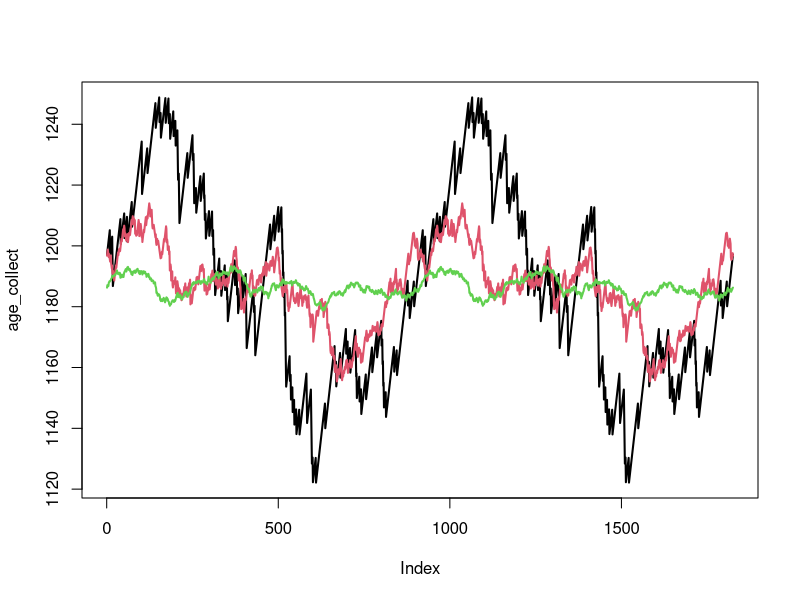
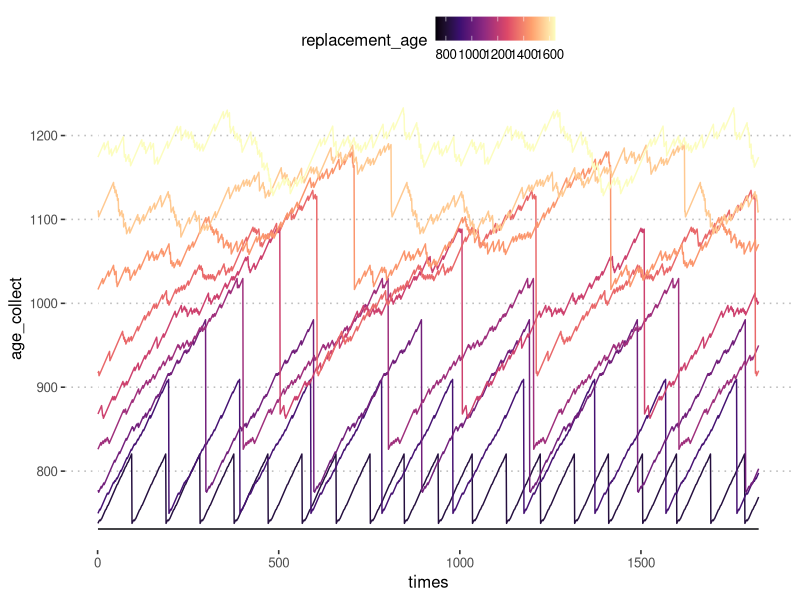
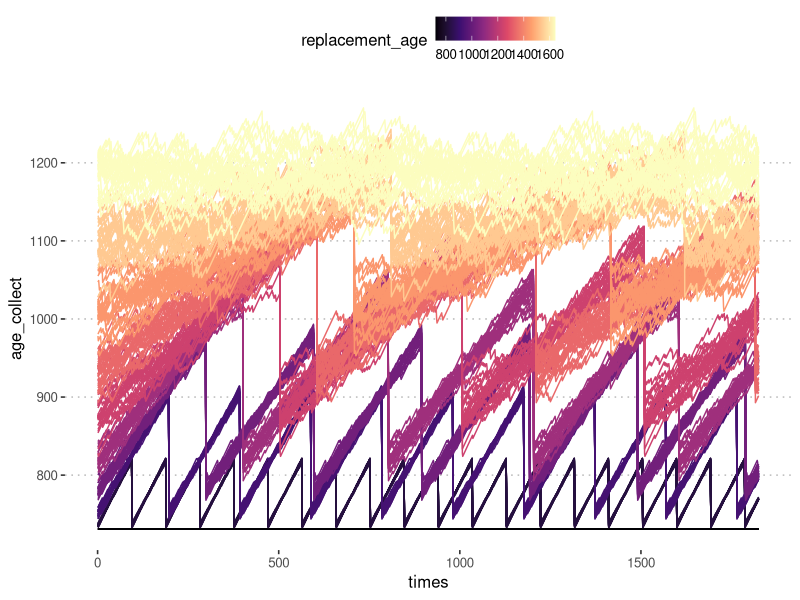

Reproduce these figures in R, in order.
# set.seed(250)
# set.seed(2022-08-06)
library(ggplot2)
library(magrittr)
library(tidyverse)

farm_model <- function(n_cows = 100, replacement_age = 1642) {
  # n_cows <- 100
  
  # Create the farm:
  farm <- data.frame(id = seq_len(n_cows),
                     age = round(runif(n_cows, 730, 1642)))
  
  # We want to simulate 5 years:
  end_time <- 5 * 365
  
  # Collect the mean age of the cows in herd over time:
  age_collect <- numeric(end_time)
  times <- seq_len(end_time)
  
  for (t in times)
  {
    # If cows reach the age of 1642,
    # they are replaced with a new cow that is 2 years old in DIM = 1:
    farm$age[farm$age >= replacement_age] <- 730
    
    # Add one day to the age of all the animals, for each simulated:
    farm$age <- farm$age + 1
    
    # Save the daily mean age of all cows:
    age_collect[t] <- mean(farm$age)
  }
  list(age_collect = age_collect, 
       times = times)
}

reps_farm_model <- function(repetitions = 100, 
                            n_cows = 100, replacement_age = 1642) {
  # doesn't work.
  # replicate(repetitions, farm_model(...), simplify = FALSE)
  replicate(repetitions, farm_model(n_cows, replacement_age), simplify = FALSE)
}

# plot(age_collect, type = "l", lwd = 2)
# points(age_collect[age_collect==1642])
# age_collect %>%
#   enframe(value = "age") %>%
#   ggplot() +
#   aes(name, age) +
#   # geom_step() +
#   geom_line() +
#   geom_point(data = . %>% filter(age == 1642 - 1)) +
#   ggpubr::theme_pubclean()

#' The mean age is never close to the threshold, as we are not recording each
#' individual cow.

plot.new()
age_collect <- farm_model(n_cows = 100)$age_collect
plot(age_collect, type = "l", lwd = 2, col = 1)
quantile(age_collect)
age_collect <- farm_model(n_cows = 500)$age_collect
lines(age_collect, type = "l", lwd = 2, col = 2)
quantile(age_collect)
age_collect <- farm_model(n_cows = 5e3)$age_collect
lines(age_collect, type = "l", lwd = 2, col = 3)
quantile(age_collect)

#' The variation decreases with increasing number of cows.

tibble(
  # replacement_age = c(800, 1000, 1200)
  replacement_age = seq.default(720 + 1, 1642, length.out = 10)
) %>% 
  # don't set the above to something greater than the replaced cow age, 
  # as in then we'd replace younger cows with much older ones
  mutate(stopifnot(all(replacement_age > 720))) %>% 
  rowwise() %>% 
  mutate(results = farm_model(replacement_age = replacement_age) %>% list()) %>%
  ungroup() %>%
  unnest_wider(results) %>% 
  unnest() %>% 
  glimpse() %>% 
  ggplot() + 
  aes(times, age_collect, group = replacement_age) + 
  geom_line(aes(color = replacement_age))+
  
  scale_color_viridis_c(option = "A") +
  ggpubr::theme_pubclean()


tibble(
  # replacement_age = c(800, 1000, 1200)
  replacement_age = seq.default(720 + 1, 1642, length.out = 10)
) %>% 
  # don't set the above to something greater than the replaced cow age, 
  # as in then we'd replace younger cows with much older ones
  mutate(stopifnot(all(replacement_age > 720))) %>% 
  rowwise() %>% 
  mutate(results = reps_farm_model(repetitions = 25, 
                                   replacement_age = replacement_age) %>% 
           
           enframe(name = "repetition", value = "results") %>% 
           list()) %>%
  ungroup() %>%
  unnest_wider(results) %>% 
  unnest() %>% 
  unnest_wider(results) %>% 
  unnest() %>% 
  glimpse() %>% 
  ggplot() + 
  aes(times, age_collect, group = interaction(repetition, replacement_age)) + 
  # geom_line(aes(color = repetition))+
  geom_line(aes(color = replacement_age)) +
  # geom_smooth(
  #   aes(group = replacement_age, color = replacement_age), 
  #   se = FALSE) +
  scale_color_viridis_c(option = "A") +
  ggpubr::theme_pubclean()
#'
#'
#'  
